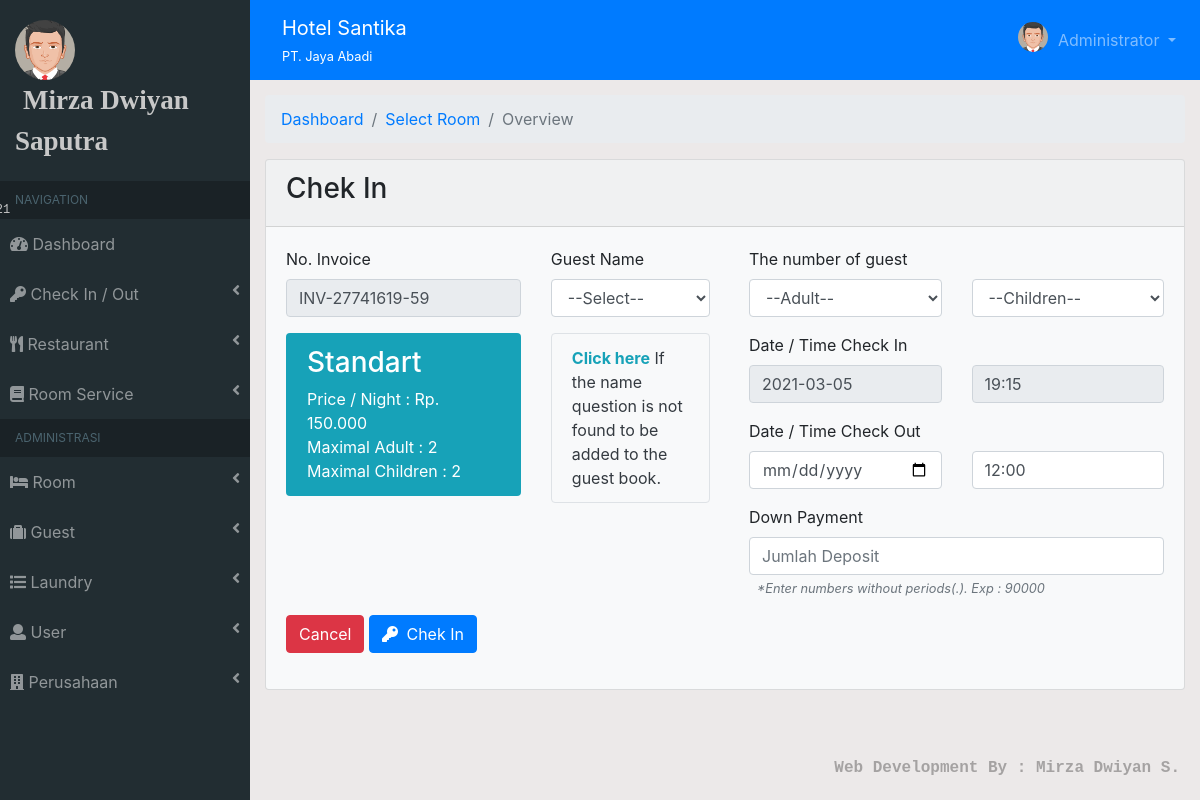
The app's page /?module=chek_in_add&&id=2 (signed in) with its own data.
### tables this page shows
CREATE TABLE `user` (
  `id_user` int(11) NOT NULL,
  `nama_user` text NOT NULL,
  `image` varchar(50) NOT NULL,
  `username` varchar(30) NOT NULL,
  `password` varchar(50) NOT NULL,
  `level` varchar(30) NOT NULL,
  `no_telp` varchar(20) NOT NULL,
  `status` varchar(30) NOT NULL
);

CREATE TABLE `perusahaan` (
  `id_perusahaan` int(11) NOT NULL,
  `nama_hotel` text NOT NULL,
  `nama_perusahaan` text NOT NULL,
  `jalan` varchar(50) NOT NULL,
  `no_jalan` varchar(10) NOT NULL,
  `kecamatan` char(100) NOT NULL,
  `kabupaten` char(100) NOT NULL,
  `provinsi` char(100) NOT NULL,
  `no_telp` varchar(20) NOT NULL,
  `no_fax` varchar(20) NOT NULL,
  `website` varchar(100) NOT NULL,
  `email` varchar(100) NOT NULL
);

CREATE TABLE `kamar` (
  `id_kamar` int(11) NOT NULL,
  `no_kamar` varchar(50) NOT NULL,
  `id_tipe_kamar` varchar(11) NOT NULL,
  `max_dewasa` varchar(10) NOT NULL,
  `max_anak` varchar(10) NOT NULL,
  `status` varchar(50) NOT NULL
);

CREATE TABLE `tipe_kamar` (
  `id_tipe_kamar` int(11) NOT NULL,
  `tipe_kamar` text NOT NULL,
  `harga_per_mlm` varchar(50) NOT NULL,
  `harga_per_org` varchar(50) NOT NULL
);

### template/module/chek_in_add.php (the view, shortened to what this page needs)
<?php
$id = $_GET['id'];
$max_tamu = mysqli_query($conn, "SELECT kamar.*, tipe_kamar.* FROM kamar, tipe_kamar WHERE kamar.id_kamar='$id'");
$tamu = mysqli_fetch_array($max_tamu);
?>
<div class="container-fluid">
    <ol class="breadcrumb">
        <li class="breadcrumb-item"><a href="?module=dashboard">Dashboard</a></li>
        <li class="breadcrumb-item"><a href="?module=chek_in">Select Room</a></li>
        <li class="breadcrumb-item active">Overview</li>
    </ol>
    <div class="card bg-light">
        <div class="card-header"><h3>Chek In</h3></div>
        <div class="card-body">
            <form action="proses/chek_in.php" method="post" id="formChekIn">
                <div class="row">
                    <div class="col-sm-6">
                        <div class="form-group">
                            <div class="row">
                                <div class="col-sm-7">
                                    <label>No. Invoice</label>
                                    <input type="text" class="form-control" name="no_invoice" value="<?='INV-' . rand(1, 99999999) . '-' . rand(1, 99);?>" readonly>
                                </div>
                                <div class="col-sm-5">
                                    <label>Guest Name</label>
                                    <select class="form-control" name="id_tamu">
                                        <option>--Select--</option>
                                    </select>
                                </div>
                            </div>
                        </div>
                        <div class="form-group">
                            <div class="row">
                                <div class="col-sm-7">
                                    <div class="alert bg-info text-white">
                                        <h3><?=$tamu['tipe_kamar'];?></h3>
                                        <p class="mt-2 m-0">Price / Night : Rp. <?=number_format($tamu['harga_per_mlm'], 0, ',', '.');?></p>
                                        <p class="m-0">Maximal Adult : <?=$tamu['max_dewasa'];?></p>
                                        <p class="m-0">Maximal Children : <?=$tamu['max_anak'];?></p>
                                    </div>
                                </div>
                                <div class="col-sm-5">
                                    <div class="alert border text-dark">
                                        <a href="?module=tambah_tamu" class="text-info"><b>Click here</b></a>
                                        If the name question is not found to be added to the guest book.
                                    </div>
                                </div>
                            </div>
                        </div>
                    </div>
                    <div class="col-sm-6 pl-4">
                        <div class="form-group">
                            <div class="row">
                                <div class="col-sm-6">
                                    <label>The number of guest</label>
                                    <select name="jumlah_dewasa" class="form-control">
                                        <option value=0>--Adult--</option>
                                    </select>
                                </div>
                                <div class="col-sm-6 pt-2">
                                    <select name="jumlah_anak" class="form-control">
                                        <option value=0>--Children--</option>
                                    </select>
                                </div>
                            </div>
                        </div>
                        <div class="form-group">
                            <div class="row">
                                <div class="col-sm-6">
                                    <label>Date / Time Check In</label>
                                    <input type="text" class="form-control" name="tgl_chek_in" value="<?=$tgl->format('Y-m-d');?>" readonly>
                                </div>
                                <div class="col-sm-6 pt-2">
                                    <input type="text" class="form-control" name="waktu_chek_in" value="<?=$tgl->format('H:i');?>" readonly>
                                </div>
                            </div>
                        </div>
                        <div class="form-group">
                            <div class="row">
                                <div class="col-sm-6">
                                    <label>Date / Time Check Out</label>
                                    <input type="date" class="form-control" name="tgl_chek_out" required>
                                </div>
                                <div class="col-sm-6 pt-2">
                                    <input type="text" class="form-control" name="waktu_chek_out" value="12:00" placeholder="Time Chek Out" required>
                                </div>
                            </div>
                        </div>
                        <div class="form-group">
                            <label>Down Payment</label>
                            <input type="text" class="form-control" name="deposit" placeholder="Jumlah Deposit" required>
                            <i class="ml-2 text-muted small">*Enter numbers without periods(.). Exp : 90000</i>
                        </div>
                    </div>
                </div>
                <div class="form-group">
                    <a href="?module=chek_in" class="btn btn-danger">Cancel</a>
                    <button class="btn btn-primary" type="submit"><i class="fas fa-key pr-1"></i> Chek In</button>
                </div>
            </form>
        </div>
    </div>
</div>

### template/sidebar.php (shortened to what this page needs)
<div id="sidebar">
  <div class="sidebar-menu">
    <div class="sidebar-header">
      <img src="assets/img/<?=$data_user['image'];?>" alt="" class="img-circle img-user">
      <marquee><span class="nama-user"><?=$data_user["nama_user"];?></span></marquee>
      <span class="tgl"><?=$date;?></span>
    </div>
    <ul class="sidebar navbar-nav">
      <?php if($data_user['level'] == "Super Admin") :?>
      <li class="header">NAVIGATION</li>
      <li class="nav-item">
        <a href="?module=dashboard" class="nav-link i">
          <i class="fas fa-tachometer-alt"></i>
          <span>Dashboard</span>
        </a>
      </li>
      <li class="nav-item">
        <a href="#chek-in-out" class="nav-link i" data-toggle="collapse">
          <i class="fas fa-key"></i>
          <span>Check In / Out</span>
          <i class="fas fa-angle-left float-right"></i>
        </a>
      </li>
      <li class="nav-item">
        <a href="#resto" class="nav-link i" data-toggle="collapse">
          <i class="fas fa-utensils"></i>
          <span>Restaurant</span>
          <i class="fas fa-angle-left float-right"></i>
        </a>
      </li>
      <li class="nav-item">
        <a href="#room-service" class="nav-link i" data-toggle="collapse">
          <i class="fas fa-book"></i>
          <span>Room Service</span>
          <i class="fas fa-angle-left float-right"></i>
        </a>
      </li>
      <li class="header">ADMINISTRASI</li>
      <li class="nav-item">
        <a href="#kamar" class="nav-link i" data-toggle="collapse">
          <i class="fas fa-bed"></i>
          <span>Room</span>
          <i class="fas fa-angle-left float-right"></i>
        </a>
      </li>
      <li class="nav-item">
        <a href="#tamu" class="nav-link i" data-toggle="collapse">
          <i class="fas fa-suitcase"></i>
          <span>Guest</span>
          <i class="fas fa-angle-left float-right"></i>
        </a>
      </li>
      <li class="nav-item">
        <a href="#laundry" class="nav-link i" data-toggle="collapse">
          <i class="fas fa-list"></i>
          <span>Laundry</span>
          <i class="fas fa-angle-left float-right"></i>
        </a>
      </li>
      <li class="nav-item">
        <a href="#user" class="nav-link i" data-toggle="collapse">
          <i class="fas fa-user"></i>
          <span>User</span>
          <i class="fas fa-angle-left float-right"></i>
        </a>
      </li>
      <li class="nav-item">
        <a href="#perusahaan" class="nav-link i" data-toggle="collapse">
          <i class="fas fa-building"></i>
          <span>Perusahaan</span>
          <i class="fas fa-angle-left float-right"></i>
        </a>
      </li>
      <?php endif;?>
    </ul>
  </div>
<div id="wrapper">

### template/navbar.php (shortened to what this page needs)
<nav class="navbar navbar-expand navbar-dark bg-primary navbar-static-top">
    <div class="navbar-header">
        <a href="" class="navbar-brand nav-link"><?=$data_perusahaan['nama_hotel'];?><div class="small"><small><?=$data_perusahaan['nama_perusahaan'];?></small></div></a>
    </div>
    <ul class="navbar-nav d-inline-block ml-auto">
        <li class="nav-item dropdown">
            <a href="#" class="dropdown-toggle nav-link" id="alertDropdown" role="button" data-toggle="dropdown" aria-haspopup="true" aria-expanded="false">
                <img src="assets/img/<?=$data_user['image'];?>" alt="" class="img-circle img-adm">
                <span>Administrator</span>
            </a>
        </li>
    </ul>
</nav>
<div id="wrapper-content">

### assets/css/style.css (style rules this page uses)
.img-adm { width: 30px!important; margin-top: -8px; margin-right: 5px; }
.sidebar-header { padding: 20px 15px; }
img.img-circle { border-radius: 50%; }
.sidebar-header .img-user { width: 60px; }
.sidebar-header .nama-user { font-family: serif; font-size: 27px; font-weight: bold; margin-left: 8px; }
.sidebar-header .tgl { position: absolute; font-family: courier new; font-size: 12px; margin-left: -120px; margin-top: 40px; }
.sidebar.navbar-nav .header { color: #4b646f; background: #1a2226; overflow: hidden; text-overflow: clip; white-space: nowrap!important; padding: 10px 25px 10px 15px!important; font-size: 12px; }
#sidebar .sidebar-menu { display: block; position: fixed; background: #222d32; width: 250px; color: rgb(200, 200, 200); height: 100%; overflow-y: scroll; }
#sidebar .sidebar-menu .sidebar.navbar-nav li { padding: 5px 10px; }
#sidebar .sidebar-menu .sidebar.navbar-nav li a { color: rgba(255, 255, 255, .5)!important; }
#sidebar #wrapper { margin-left: 250px; }
#sidebar #wrapper #wrapper-content { padding-top: 15px; }

### records on screen
user: image (picture), nama_user "Mirza Dwiyan Saputra"
perusahaan: nama_hotel "Hotel Santika", nama_perusahaan "PT. Jaya Abadi"
kamar: id_tipe_kamar.tipe_kamar "Standart", id_tipe_kamar.harga_per_mlm "150.000", max_dewasa "2", max_anak "2"
